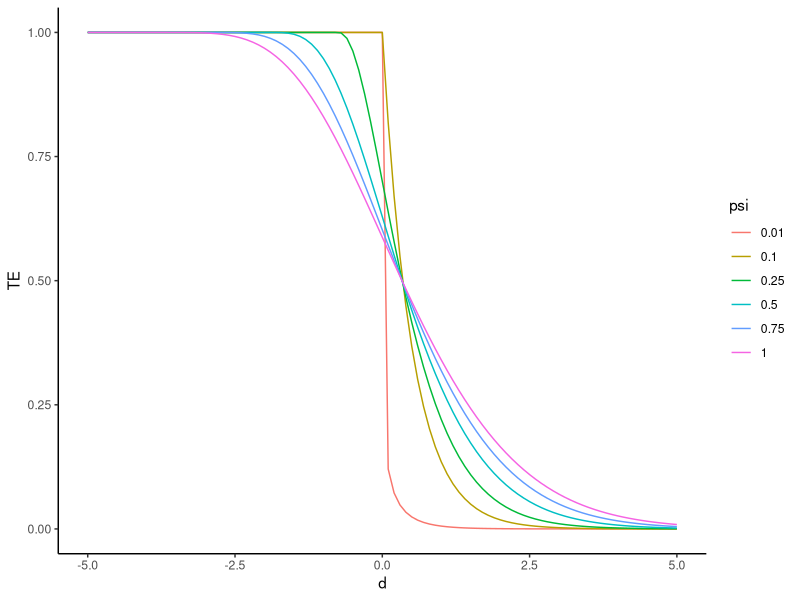
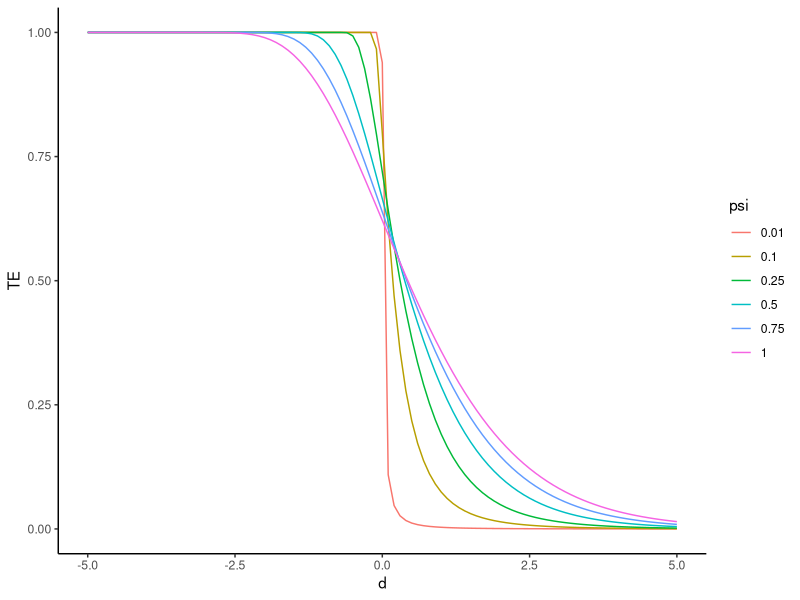
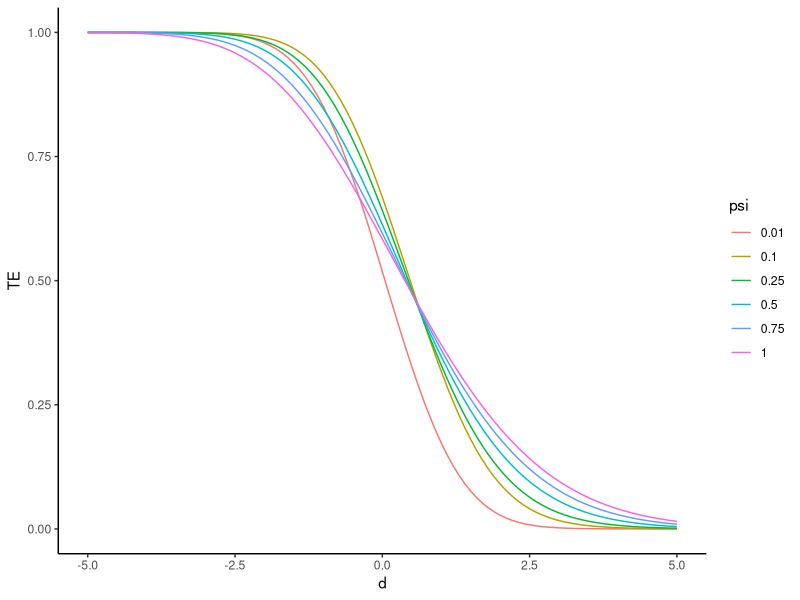
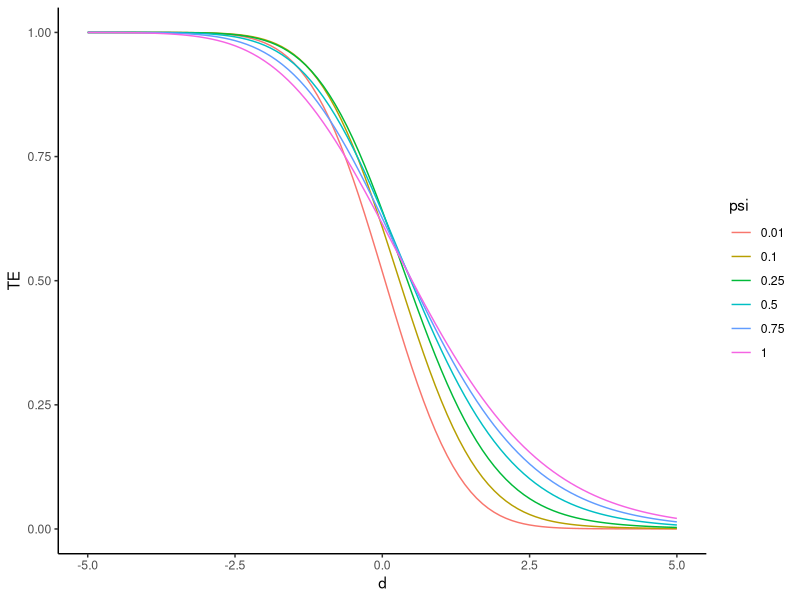

Reproduce these figures in R, in order.
library(tidyverse)

alpha <- 10 
beta <- 2 

dvals <- seq(from=-5, to=5, by=0.1)
psivals <- c(0.01, 0.1, 0.25, 0.5, 0.75, 1)

gam_df <- expand_grid(d=dvals, psi=psivals) %>% 
	mutate(TE=1-pgamma(d + pmax(0,((alpha*psi-1)/beta)), alpha*psi, beta)) %>%
	mutate(psi=factor(psi))

gam_df %>% 
	ggplot(aes(x=d, y=TE, col=psi)) + 
		geom_line() + 
		theme_classic()

# Lognormal analogue (moment-matched: same mean and CV^2 as Gamma)
ln_df <- expand_grid(d = dvals, psi = psivals) %>%
	mutate(
		ln_sig2 = log(1 + 1 / (alpha * psi)),
		ln_mu = log(psi * alpha / beta) - ln_sig2 / 2,
		ln_mode = exp(ln_mu - ln_sig2),
		TE = 1 - plnorm(d + ln_mode, meanlog = ln_mu, sdlog = sqrt(ln_sig2))
	) %>%
	select(-ln_sig2, -ln_mu, -ln_mode) %>%
	mutate(psi = factor(psi))

ln_df %>%
	ggplot(aes(x = d, y = TE, col = psi)) +
		geom_line() +
		theme_classic()

# Random detection time: D ~ N(d, sigma_det^2)
sigma_det <- 1

gam_rand_df <- expand_grid(d = dvals, psi = psivals) %>%
	rowwise() %>%
	mutate(TE = integrate(function(t)
		(1 - pgamma(t + pmax(0, (alpha * psi - 1) / beta), alpha * psi, beta)) *
			dnorm(t, d, sigma_det),
		lower = d - 5 * sigma_det, upper = d + 5 * sigma_det)$value
	) %>%
	ungroup() %>%
	mutate(psi = factor(psi))

gam_rand_df %>%
	ggplot(aes(x = d, y = TE, col = psi)) +
		geom_line() +
		theme_classic()

# Lognormal with random detection
ln_rand_df <- expand_grid(d = dvals, psi = psivals) %>%
	mutate(
		ln_sig2 = log(1 + 1 / (alpha * psi)),
		ln_mu = log(psi * alpha / beta) - ln_sig2 / 2,
		ln_mode = exp(ln_mu - ln_sig2)
	) %>%
	rowwise() %>%
	mutate(TE = integrate(function(t)
		(1 - plnorm(t + ln_mode, meanlog = ln_mu, sdlog = sqrt(ln_sig2))) *
			dnorm(t, d, sigma_det),
		lower = d - 5 * sigma_det, upper = d + 5 * sigma_det)$value
	) %>%
	ungroup() %>%
	select(-ln_sig2, -ln_mu, -ln_mode) %>%
	mutate(psi = factor(psi))

ln_rand_df %>%
	ggplot(aes(x = d, y = TE, col = psi)) +
		geom_line() +
		theme_classic()
